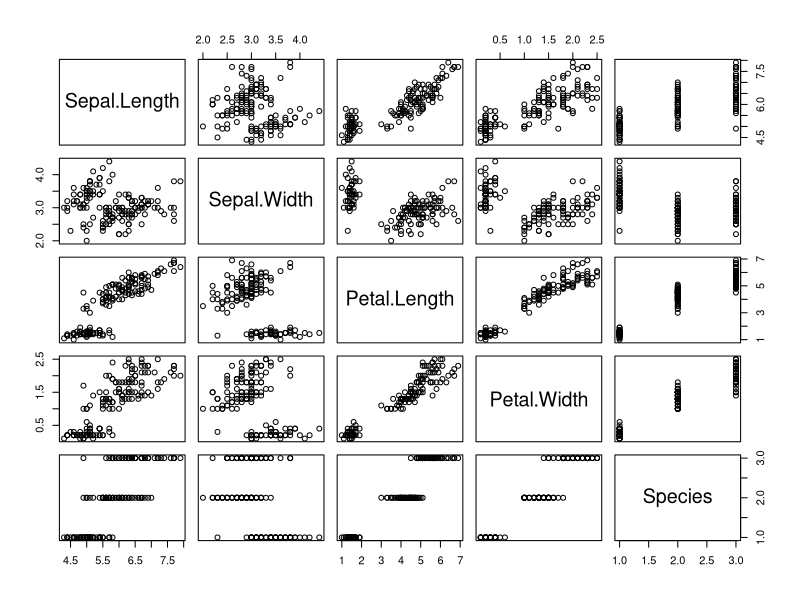
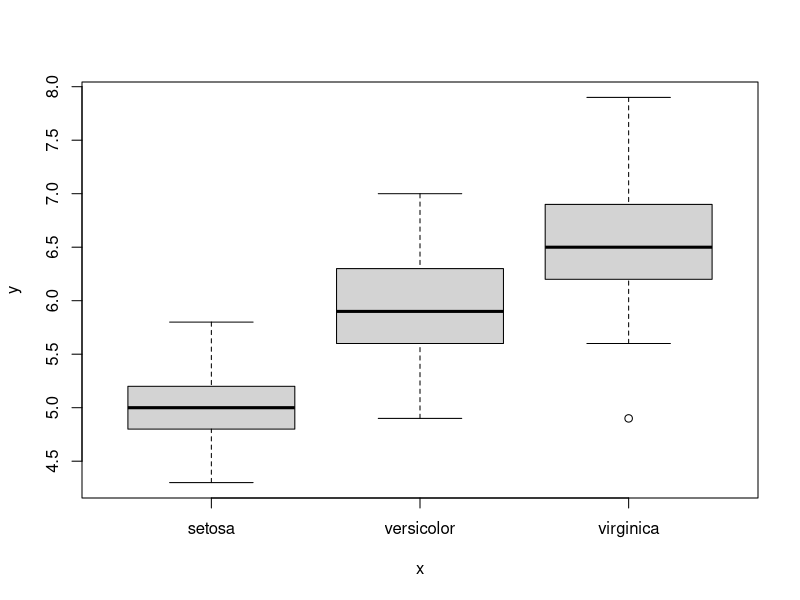
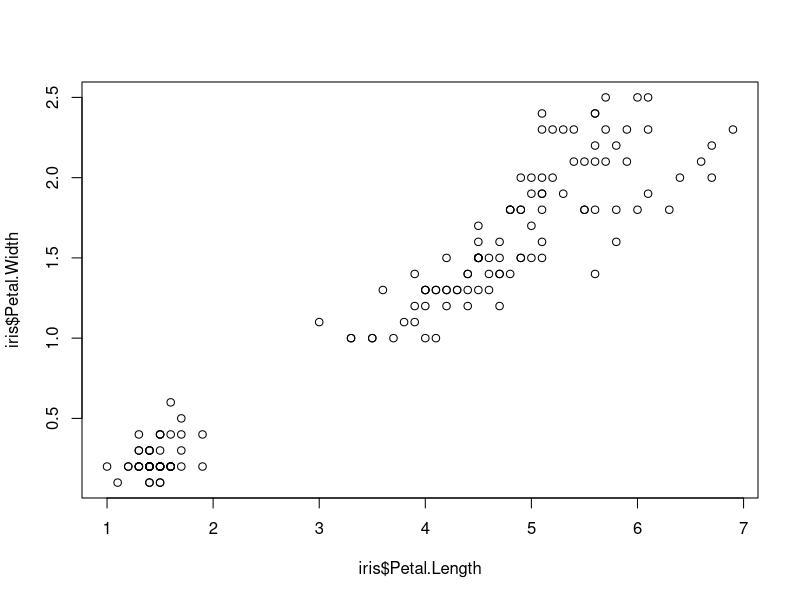
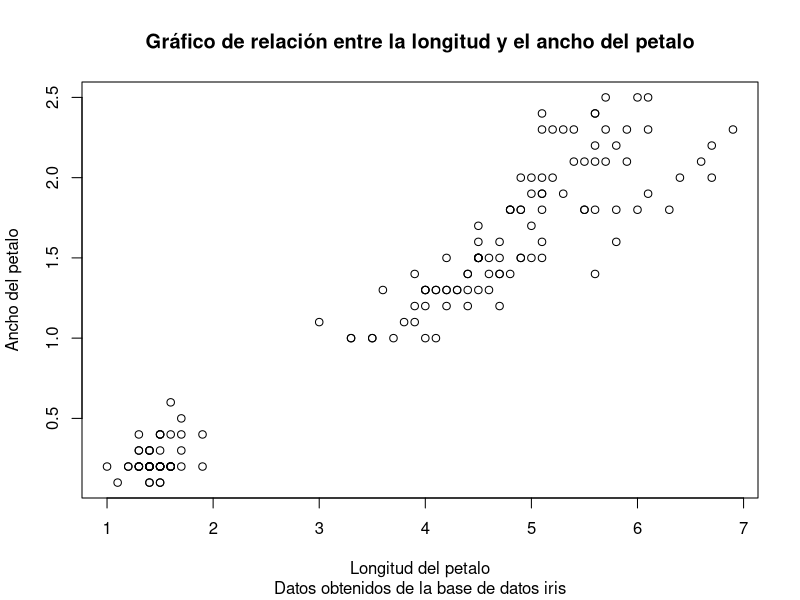
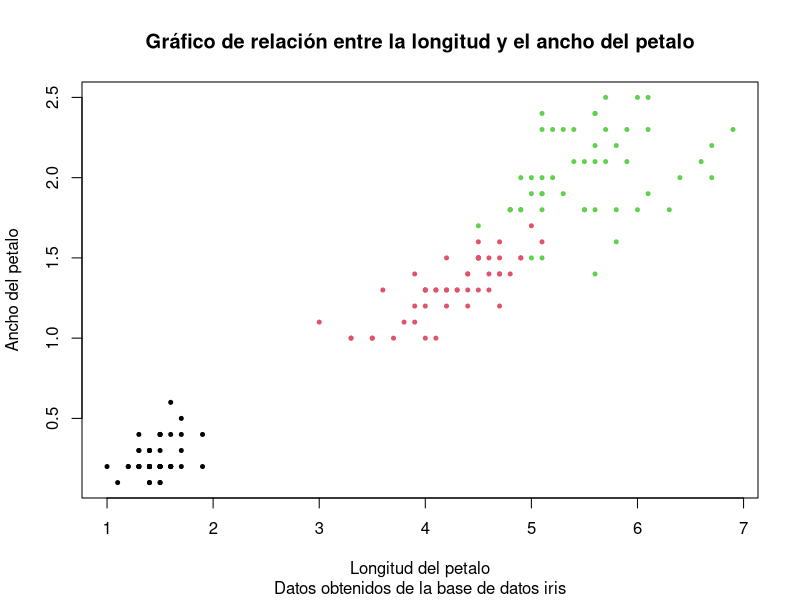
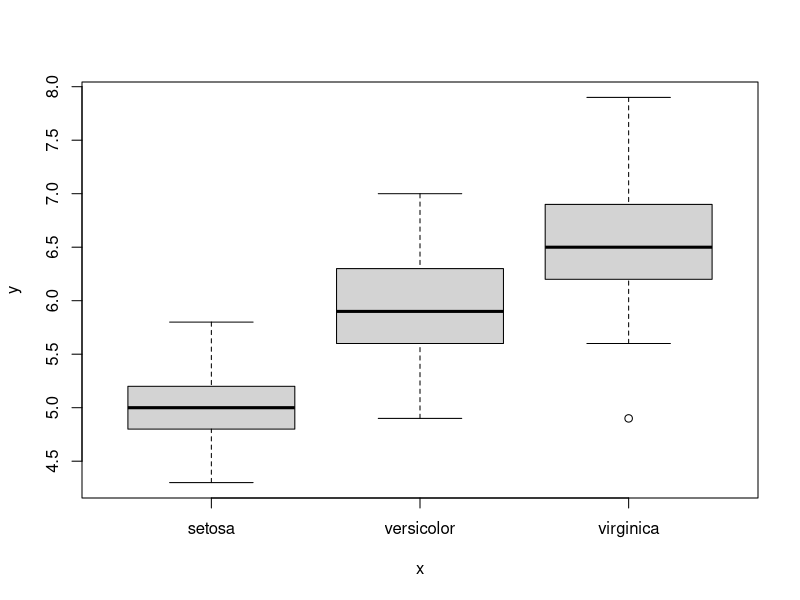

Write R code to recreate these figures, in order.
## ---- chunk 1
library(knitr)
library(bookdown)
library(vegan)
library(tidyverse)
library(kableExtra)
## ---- chunk 2
library(vegan)
data("iris")
mean(iris$Sepal.Length)
## ---- chunk 3
Long.Prom <- mean(iris$Sepal.Length)
Long.Prom

Ancho.Prom <- mean(iris$Sepal.Width)
Ancho.Prom

Sepalos <- data.frame(Long.Prom, Ancho.Prom)
Sepalos
## ---- chunk 4
median(iris$Sepal.Length)
## ---- chunk 5
Long.Median <- median(iris$Sepal.Length)
Long.Median

Ancho.Median <- median(iris$Sepal.Width)
Ancho.Median

Sepalos2 <- data.frame(Long.Median, Ancho.Median)
Sepalos2
## ---- chunk 6
Sepalos.Resumen <- data.frame(Sepalos, Sepalos2)
Sepalos.Resumen
## ---- chunk 7
Sepalos$Long.Median <- median(iris$Sepal.Length)
Sepalos$Ancho.Median <- median(iris$Sepal.Width)
Sepalos
## ---- chunk 8
Sepalos
Sepalos.Resumen
## ---- chunk 9
Pet.Long.Mean <- mean(iris$Petal.Length)
Pet.Ancho.Mean <- mean(iris$Petal.Width)
Pet.Long.Median <- median(iris$Petal.Length)
Pet.Ancho.Median <- median(iris$Petal.Width)
Resumen.iris <- data.frame(Sepalos, Pet.Long.Mean, Pet.Ancho.Mean, Pet.Long.Median, Pet.Ancho.Median)
Resumen.iris
## ---- chunk 10
colnames(Resumen.iris)[colnames(Resumen.iris) %in% c("Long.Prom", "Ancho.Prom", "Long.Median", "Ancho.Median")] <- c("Sep.Long.Prom", "Sep.Ancho.Prom", "Sep.Long.Median", "Sep.Ancho.Median")
Resumen.iris
## ---- chunk 11
summary(iris)
## ---- chunk 12
summ.iris <- summary(iris)
summ.iris
## ---- chunk 13
plot(iris)
## ---- chunk 14
plot(iris, x = iris$Species, y = iris$Sepal.Length)
## ---- chunk 15
plot(x = iris$Petal.Length, y = iris$Petal.Width)
## ---- chunk 16
plot(x = iris$Petal.Length, y = iris$Petal.Width, main = "Gráfico de relación entre la longitud y el ancho del petalo",
     sub = "Datos obtenidos de la base de datos iris", xlab = "Longitud del petalo", ylab = "Ancho del petalo")
## ---- chunk 17
plot(x = iris$Petal.Length, y = iris$Petal.Width, main = "Gráfico de relación entre la longitud y el ancho del petalo",
     sub = "Datos obtenidos de la base de datos iris", xlab = "Longitud del petalo", ylab = "Ancho del petalo", cex = 0.8,
     col = iris$Species, pch = 20)
## ---- chunk 18
plot(iris, x = iris$Species, y = iris$Sepal.Length)
## ---- chunk 19
iris %>% dplyr::filter(Sepal.Length <= 5.2125)
## ---- chunk 20
library(tidyverse)
## ---- chunk 21
data("iris")
resum.iris <- summarise(iris, Petal.Length.Mean = mean(Petal.Length), Petal.Length.Median = median(Petal.Length))
resum.iris
## ---- chunk 22
iris.especies <- group_by(iris, Species) #Aparentemente esta función no cambia la matriz de datos, sin embargo si hacemos un summarise estos se ordenarán por la forma en que los agrupamos.
resum.iris.especies <- summarise(iris.especies, Petal.Length.Mean = mean(Petal.Length), Petal.Length.Median = median(Petal.Length))
resum.iris.especies
## ---- chunk 23
iris <- mutate(iris, Petal.Leng.Wid.Ratio = Petal.Length/Petal.Width)
iris$Petal.Leng.Wid.Ratio
## ---- chunk 24
#iris.especies <- group_by(iris, Species)
#resum.iris.especies <- summarise(iris.especies, Petal.Length.Mean = mean(Petal.Length), Petal.Length.Median = median(Petal.Length)) 

resum.iris.especies2 <- iris %>%
  group_by(Species) %>% 
  summarise(Petal.Length.Mean = mean(Petal.Length), Petal.Length.Median = median(Petal.Length))
resum.iris.especies2
